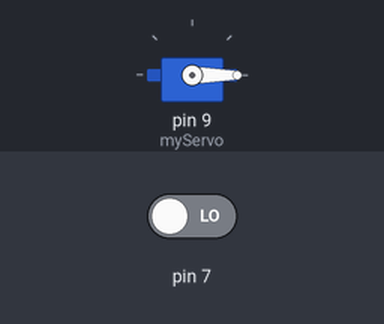
A sketch run on a simulated Arduino Uno, built with avr-gcc and run on an emulated ATmega328P. On the bench: servo. Inputs (shaded band) come from the test bench; at power-on: pin 7 LOW.

Above: at 1.2 s.
1.3 s: pin 7 driven HIGH
At 1.6 s:
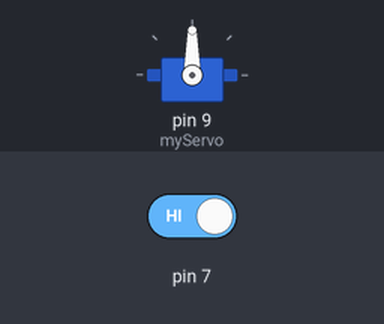
2.8 s: pin 7 driven LOW
At 4.0 s:
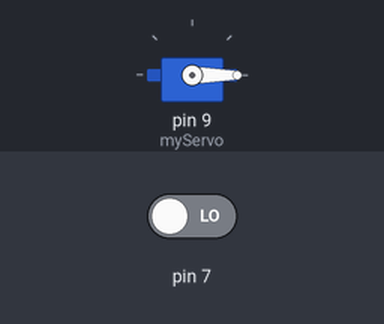
Timing chart, 0 to 5.8 s (numbered marks = the images above; inputs shaded):
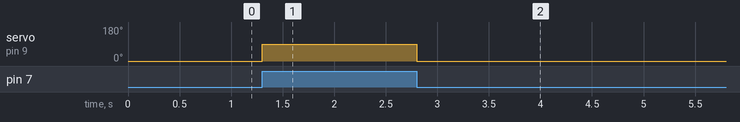

The sketch:

Servo_PIR.ino
```cpp
#include <Servo.h>

Servo myServo;
void setup()
{
  myServo.attach(9);
  pinMode(7, INPUT);
}

void loop()
{
  int detect = digitalRead(7);

  if(detect == HIGH){
    myServo.write(90);
    delay(100);
  }
  else{
    myServo.write(0);
    delay(100);
  }
}
```

Measured:
- after the input at 1.3 s, servo on pin 9 (myServo): 0° → 90° at once
- after the input at 2.8 s, servo on pin 9 (myServo): 90° → 0° at once
